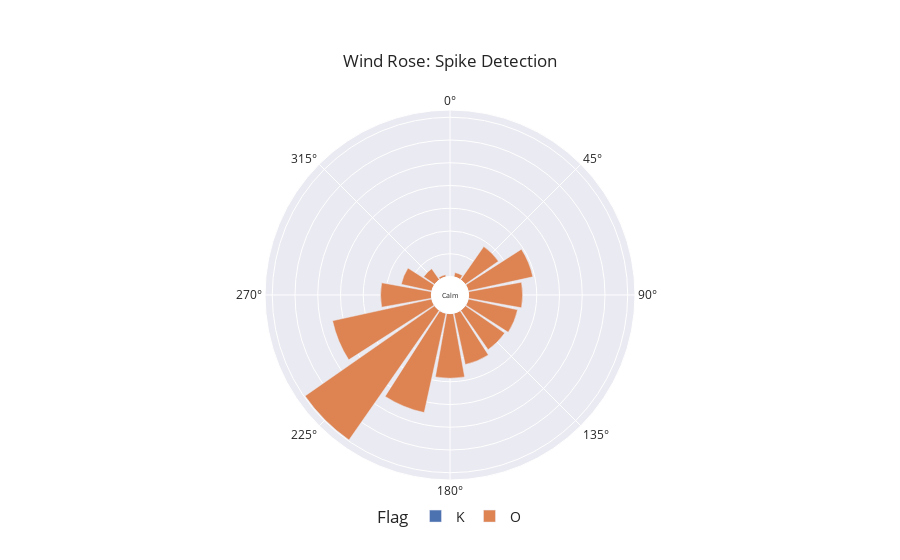

This figure's notebook cell:
### Markdown cell above
![picture](sites/RDIR.jpg)

### Code cell
# SCHR Städt. Willi-Graf-Gymnasium Schwabing-West
df_site = extract_site_data(df=df, dates = dates, site_name="SCHR")

plot_wind_rose(df_site, column="Flag")

# No real spikes visible

### Figure 1 — Plotly figure (JSON) as saved in the notebook; plotly's stock layout.template omitted (floating-point values rounded to 4 significant figures)
{"data": [{"hovertemplate": "Flag=K<br>len=%{r}<br>cardinal_direction=%{theta}<extra></extra>", "legendgroup": "K", "marker": {"color": "rgb(76,114,176)", "pattern": {"shape": ""}}, "name": "K", "r": [85, 64, 1, 50, 1, 78, 50, 22, 29, 41, 34, 44, 15, 49, 103], "showlegend": true, "subplot": "polar", "theta": [202.5, 112.5, 337.5, 90, 22.5, 247.5, 67.5, 315, 45, 180, 157.5, 135, 292.5, 270, 225], "type": "barpolar"}, {"hovertemplate": "Flag=O<br>len=%{r}<br>cardinal_direction=%{theta}<extra></extra>", "legendgroup": "O", "marker": {"color": "rgb(221,132,82)", "pattern": {"shape": ""}}, "name": "O", "r": [11849, 22310, 11549, 22287, 8878, 15, 10541, 11075, 994, 6885, 14194, 504, 11146, 2948, 34665, 14528], "showlegend": true, "subplot": "polar", "theta": [90, 202.5, 157.5, 247.5, 45, 0, 135, 112.5, 22.5, 292.5, 180, 337.5, 270, 315, 225, 67.5], "type": "barpolar"}], "layout": {"annotations": [{"font": {"size": 7}, "showarrow": false, "text": "Calm", "x": 0.5, "y": 0.5}], "barmode": "relative", "legend": {"font": {"size": 14}, "orientation": "h", "title": {"text": "Flag"}, "tracegroupgap": 0, "x": 0.5, "xanchor": "center", "y": -0.1, "yanchor": "middle"}, "margin": {"t": 110}, "polar": {"angularaxis": {"direction": "clockwise", "rotation": 90}, "domain": {"x": [0, 1], "y": [0, 1]}, "hole": 0.1, "radialaxis": {"linewidth": 0, "showticklabels": false, "ticks": ""}}, "title": {"text": "Wind Rose: Spike Detection", "xanchor": "center", "yanchor": "top"}}}
